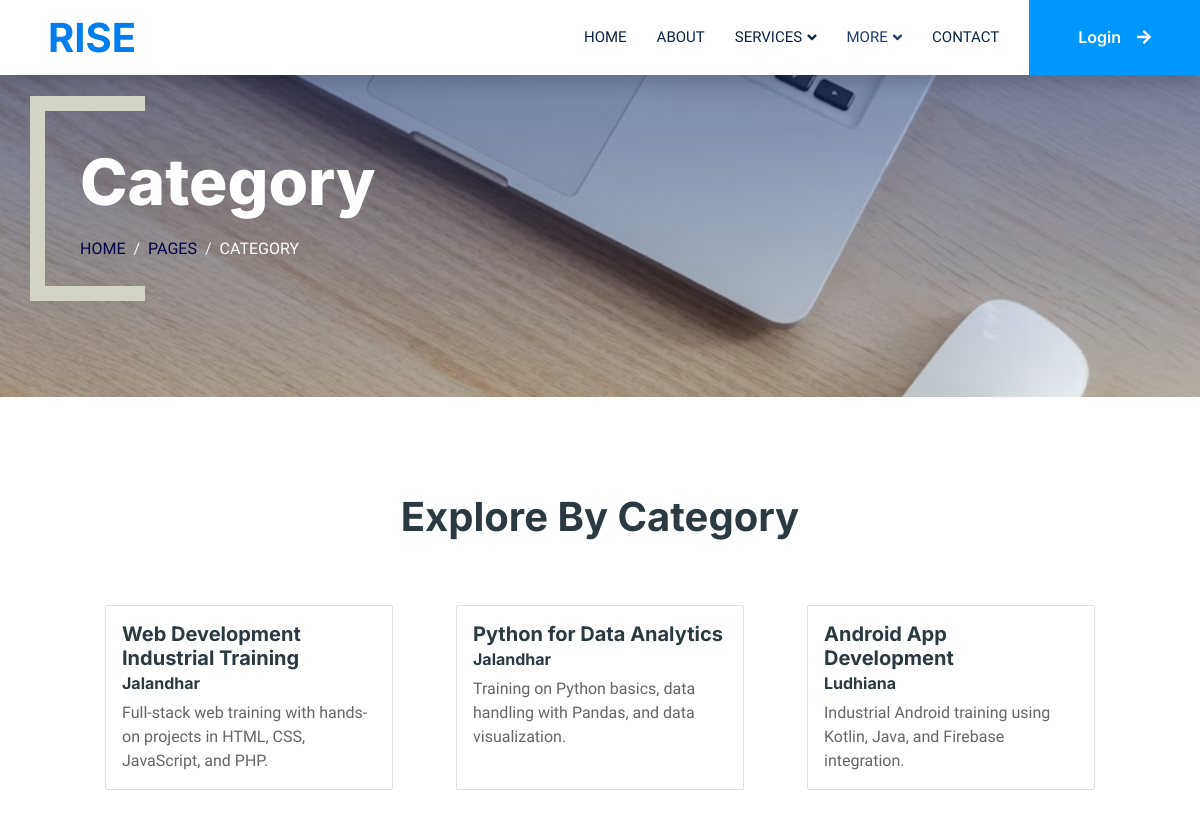
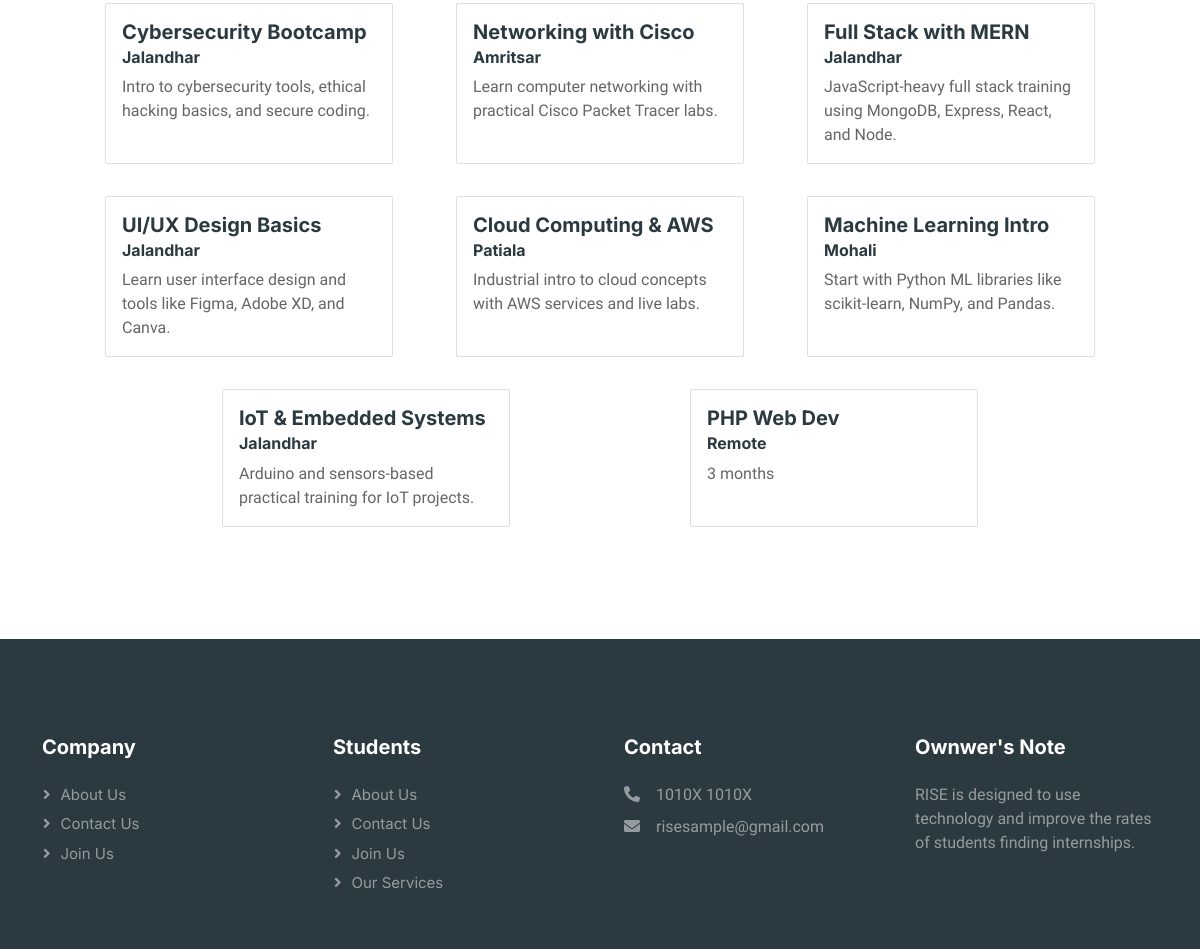
The page /landing/category.php on the database its author committed (2 pictures, top to bottom).
### tables this page shows
CREATE TABLE `internships` (
  `id` int(11) NOT NULL,
  `company_id` int(11) DEFAULT NULL,
  `title` varchar(150) DEFAULT NULL,
  `description` text DEFAULT NULL,
  `location` varchar(100) DEFAULT NULL,
  `duration` varchar(50) DEFAULT NULL,
  `stipend` varchar(50) DEFAULT NULL,
  `last_date` date DEFAULT NULL,
  `status` enum('open','closed') DEFAULT 'open',
  `created_at` timestamp NOT NULL DEFAULT current_timestamp()
);

### landing/category.php (the view)
<?php
include('header.php');
?>
<div class="container-xxl py-5 bg-dark page-header mb-5">
    <div class="container my-5 pt-5 pb-4">
        <h1 class="display-3 text-white mb-3 animated slideInDown">Category</h1>
        <nav aria-label="breadcrumb">
            <ol class="breadcrumb text-uppercase">
                <li class="breadcrumb-item"><a href="#">Home</a></li>
                <li class="breadcrumb-item"><a href="#">Pages</a></li>
                <li class="breadcrumb-item text-white active" aria-current="page">Category</li>
            </ol>
        </nav>
    </div>
</div>
<div class="container-xxl py-5">
    <h1 class="text-center mb-5 wow fadeInUp" data-wow-delay="0.1s">Explore By Category</h1>
    <div class="container d-flex justify-content-evenly flex-wrap">
        <?php
        include('../dbms/connection.php');
        $query = "SELECT * FROM internships";
        $result = mysqli_query($db, $query);
        while ($row = mysqli_fetch_assoc(($result))) {
            ?>
            <div class="card d-flex justify-content-center my-3" style="width: 18rem;">
                <div class="card-body">
                    <h5 class="card-title"><?php echo $row["title"] ?></h5>
                    <h6 class="card-subtitle mb-2 text-body-secondary"><?php echo $row["location"] ?></h6>
                    <p class="card-text"><?php echo $row["description"] ?></p>
                </div>
            </div>
            <?php
        }
        ?>
    </div>
</div>
<?php
include('footer.php');
?>

### css/style.css (style rules this page uses)
:root { --primary: #1e3c72; --secondary: #4facfe; --accent: #007bff; --light: #f0f8ff; --surface: #dbefff; --dark: #0b2545; --muted: #b0c4de; --border: #4682b4; }
.header-carousel .container, .page-header .container { position: relative; padding: 45px 0 45px 35px; border-left: 15px solid #d3d3c6; }
.header-carousel .container::before, .header-carousel .container::after, .page-header .container::before, .page-header .container::after { position: absolute; content: ""; top: 0; left: 0; width: 100px; height: 15px; background: #d3d3c6; }
.header-carousel .container::after, .page-header .container::after { top: 100%; margin-top: -15px; }
.page-header { background: linear-gradient(rgba(30, 58, 138, .5), rgba(30, 58, 138, 0)), url(../img/save.avif) center center no-repeat; background-size: cover; }
.breadcrumb-item + .breadcrumb-item::before { color: var(--light); }

### rows shown on the page
internships: title "Web Development Industrial Training", location "Jalandhar", description "Full-stack web training with hands-on projects in HTML, CSS, JavaScript, and PHP."
internships: title "Python for Data Analytics", location "Jalandhar", description "Training on Python basics, data handling with Pandas, and data visualization."
internships: title "Android App Development", location "Ludhiana", description "Industrial Android training using Kotlin, Java, and Firebase integration."
internships: title "Cybersecurity Bootcamp", location "Jalandhar", description "Intro to cybersecurity tools, ethical hacking basics, and secure coding."
internships: title "Networking with Cisco", location "Amritsar", description "Learn computer networking with practical Cisco Packet Tracer labs."
internships: title "Full Stack with MERN", location "Jalandhar", description "JavaScript-heavy full stack training using MongoDB, Express, React, and Node."
internships: title "UI/UX Design Basics", location "Jalandhar", description "Learn user interface design and tools like Figma, Adobe XD, and Canva."
internships: title "Cloud Computing & AWS", location "Patiala", description "Industrial intro to cloud concepts with AWS services and live labs."
internships: title "Machine Learning Intro", location "Mohali", description "Start with Python ML libraries like scikit-learn, NumPy, and Pandas."
internships: title "IoT & Embedded Systems", location "Jalandhar", description "Arduino and sensors-based practical training for IoT projects."
internships: title "PHP Web Dev", location "Remote", description "3 months"
